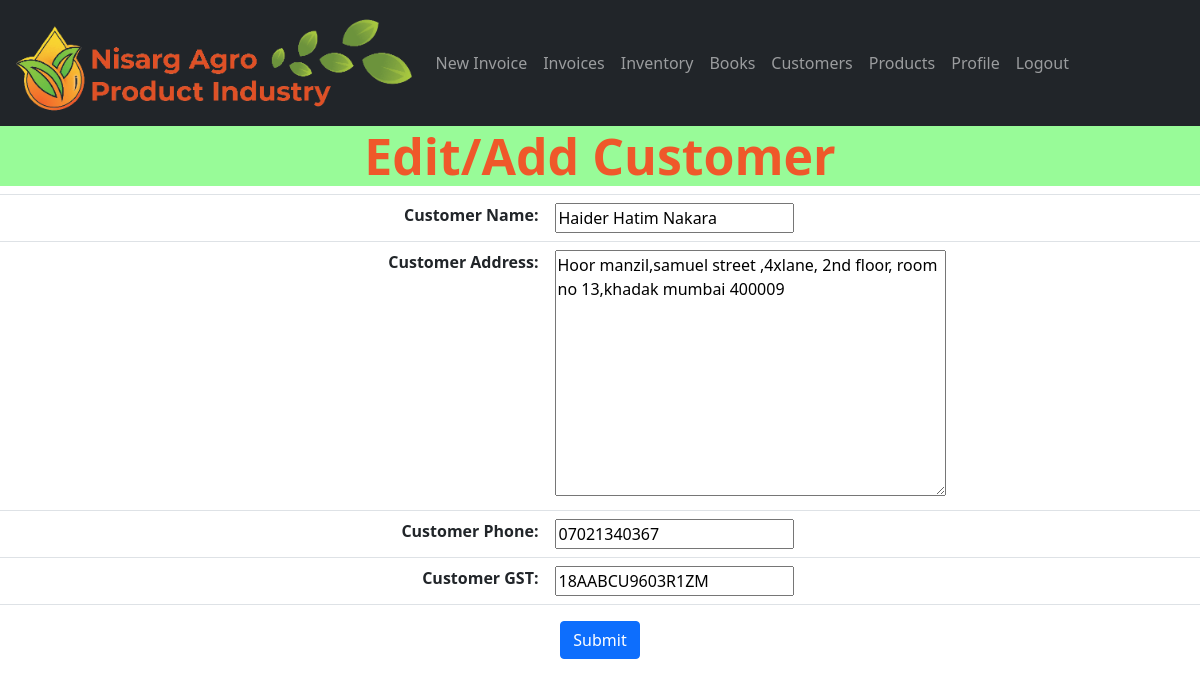
The page /customers/edit/2 (signed in) on the database its author committed.
### gstbillingapp/models.py (models this page shows, shortened)
class Customer(models.Model):
    user = models.ForeignKey(
        User, null=True, blank=True, on_delete=models.SET_NULL)
    customer_name = models.CharField(max_length=200)
    customer_address = models.TextField(max_length=600, blank=True, null=True)
    customer_phone = models.CharField(max_length=14, blank=True, null=True)
    customer_gst = models.CharField(max_length=15, blank=True, null=True)

### gstbillingapp/views.py (the view)
# urls.py: path('customers/edit/<int:customer_id>', views.customer_edit, name='customer_edit'),
@login_required
def customer_edit(request, customer_id):
    customer_obj = get_object_or_404(Customer, user=request.user, id=customer_id)
    if request.method == "POST":
        customer_form = CustomerForm(request.POST, instance=customer_obj)
        if customer_form.is_valid():
            new_customer = customer_form.save()
            return redirect('customers')
    context = {}
    context['customer_form'] = CustomerForm(instance=customer_obj)
    return render(request, 'gstbillingapp/customer_edit.html', context)

### gstbillingapp/forms.py
class CustomerForm(ModelForm):
     class Meta:
         model = Customer
         fields = ['customer_name', 'customer_address', 'customer_phone', 'customer_gst']

### gstbillingapp/templates/gstbillingapp/customer_edit.html (shortened to what this page needs)
{% extends "gstbillingapp/base.html" %}
{% load static %}
{% block content %}
<h2 style="text-align: center; color: #ef582a; background-color: palegreen; font-size: 50px;"><strong>Edit/Add Customer</strong></h2>
<form method="POST">
	<table class="table">
		<tbody class="two-col-form">
			<tr>
				<th scope="row" class="text-right">Customer Name:</th>
				<td class="form-input-td">{{customer_form.customer_name}}</td>
			</tr>
			<tr>
				<th scope="row" class="text-right">Customer Address:</th>
				<td class="form-input-td">{{customer_form.customer_address}}</td>
			</tr>
			<tr>
				<th scope="row" class="text-right">Customer Phone:</th>
				<td class="form-input-td">{{customer_form.customer_phone}}</td>
			</tr>
			<tr>
				<th scope="row" class="text-right">Customer GST:</th>
				<td class="form-input-td" pattern="([A-Za-z0-9]{15})|(^$)">{{customer_form.customer_gst}}</td>
			</tr>
		</tbody>
	</table>
	<div class="text-center" >
		<input type="submit" class="btn btn-primary float-center" value="Submit">
	</div>
</form>
{% endblock %}

### static/gstbillingapp/main.css (style rules this page uses)
.two-col-form td, .two-col-form th { width: 25%; }

### rows shown on the page
Customer: customer_name "Haider Hatim Nakara", customer_address "Hoor manzil,samuel street ,4xlane, 2nd floor, room no 13,khadak mumbai 400009", customer_phone "07021340367", customer_gst "18AABCU9603R1ZM"
